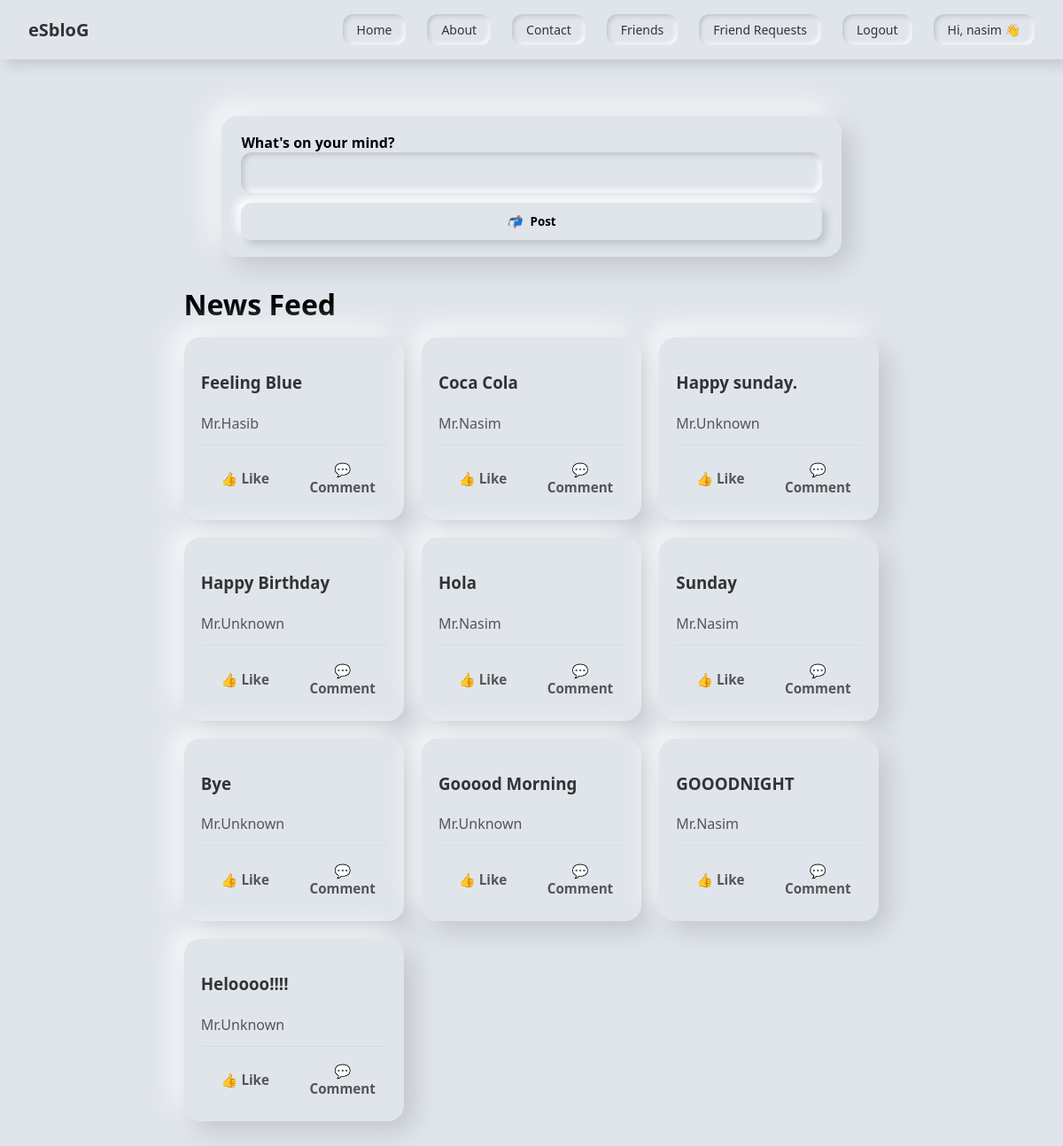
/dashboard/dash/ (signed in), run on the app's committed database.
### dashboard/models.py (models this page shows, shortened)
class Login_info_new_p(models.Model):
    fname = models.CharField(max_length=100,default="Mr.")
    lname = models.CharField(max_length=100,default="Unknown")
    email = models.EmailField(max_length=50)
    password = models.CharField(max_length=50)
    def __str__(self):
        return self.email

class User_posts(models.Model):
    id = models.AutoField(primary_key=True)
    u_name = models.ForeignKey(Login_info_new_p,on_delete=models.CASCADE)
    post = models.CharField(max_length=100)
    create_at = models.DateTimeField(auto_now_add=True)

### dashboard/views.py (the view)
# urls.py: path('dash/',views.demo,name="home"),
def demo(request):
    posts = User_posts.objects.all().order_by('-create_at')
    users = []
    U_posts = []
    for post in posts:
        log_user = Login_info_new_p.objects.get(email=post.u_name)
        u_name = log_user.fname + log_user.lname
        status = post.post
        U_posts.append(status)
        users.append(u_name)
    return render(request,"dashboard/landing_page.html",{"posts": zip(users,U_posts)})

### dashboard/templates/dashboard/landing_page.html (shortened to what this page needs)
{% include "dashboard/header.html" %}
<div class="page">
  <form id="loginForm" method="POST" action="{% url 'add_post' %}" class="card composer">
    <div class="input-group">
      <label>What's on your mind?</label>
      <input type="text" name="post" required />
    </div>
    <button type="submit" class="action-btn">
      <i>📬</i> Post
    </button>
  </form>
  <h1 style="margin: 1rem 0;">News Feed</h1>
  <div class="feed-grid">
    {% for name, post in posts %}
      <div class="post-card">
        <h3 class="username">{{post}}</h3>
        <p class="content">{{ name }}</p>
        <div class="actions">
          <button class="like-btn">👍 Like</button>
          <button class="comment-btn">💬 Comment</button>
        </div>
      </div>
    {% endfor %}
  </div>
</div>
{% include "dashboard/footer.html" %}

### dashboard/templates/dashboard/header.html (shortened to what this page needs)
{% load static %}
<!DOCTYPE html>
<html lang="en">
<head>
</head>
<body>
  <nav class="navbar" role="navigation" aria-label="main">
    <a class="logo" href="{% url 'home' %}">eSbloG</a>
    <ul>
      <li><a href="{% url 'home' %}">Home</a></li>
      <li><a href="{% url 'home' %}">About</a></li>
      <li><a href="{% url 'home' %}">Contact</a></li>
      {% if request.session.user_id %}
        <li><a href="{% url 'friends' %}">Friends</a></li>
        <li><a href="{% url 'friends_req' %}">Friend Requests</a></li>
        <li><a href="{% url 'logout' %}">Logout</a></li>
        <li><a href="">Hi, {{ request.session.name }} 👋</a></li>
      {% else %}
        <li><a href="{% url 'login' %}">Login</a></li>
      {% endif %}
    </ul>
  </nav>
  <div class="page-wrap">

### dashboard/templates/dashboard/header.html (style rules this page uses)
* { box-sizing: border-box; font-family: 'Segoe UI', sans-serif; }
body { background: #e0e5ec; display: flex; flex-direction: column; align-items: center; min-height: 100vh; margin: 0; }
.navbar { width: 100%; background: #e0e5ec; padding: 1rem 2rem; display: flex; justify-content: space-between; align-items: center; box-shadow: 5px 5px 15px #bec3c9, -5px -5px 15px #ffffff; position: sticky; top: 0; left: 0; z-index: 1000; }
.navbar .logo { font-size: 20px; font-weight: bold; color: #333; text-decoration: none; }
.navbar ul { list-style: none; display: flex; gap: 1.5rem; margin: 0; padding: 0; }
.navbar ul li { display: inline; }
.navbar ul li a { text-decoration: none; color: #333; padding: 0.5rem 1rem; border-radius: 12px; background: #e0e5ec; box-shadow: inset 2px 2px 5px #bec3c9, inset -2px -2px 5px #ffffff; font-size: 14px; transition: all 0.2s ease-in-out; display: inline-block; }
.page-wrap { width: 100%; display: flex; justify-content: center; padding: 2rem 1rem; }

### dashboard/templates/dashboard/landing_page.html (style rules this page uses)
.page { max-width: 1200px; margin: 2rem auto; padding: 0 16px; }
.card { background: #e0e5ec; padding: 1.2rem 1.4rem; border-radius: 18px; box-shadow: 10px 10px 30px #bec3c9, -10px -10px 30px #ffffff; }
.composer { margin-bottom: 2rem; max-width: 700px; margin-left: auto; margin-right: auto; }
.composer .input-group label { font-weight: 600; }
.composer .input-group input { width: 100%; padding: 0.8rem 1rem; border-radius: 12px; border: none; background: #e0e5ec; box-shadow: inset 3px 3px 6px #bec3c9, inset -3px -3px 6px #ffffff; font-size: 15px; }
.action-btn { width: 100%; padding: 0.75rem 1rem; border: none; margin-top: 0.7rem; border-radius: 12px; background: #e0e5ec; box-shadow: 5px 5px 10px #bec3c9, -5px -5px 10px #ffffff; font-weight: 700; cursor: pointer; }
.action-btn i { margin-right: 6px; }
.feed-grid { display: grid; gap: 20px; grid-template-columns: repeat(1, minmax(0, 1fr)); }
@media (min-width: 700px) { .feed-grid { grid-template-columns: repeat(2, 1fr); } }
@media (min-width: 1024px) { .feed-grid { grid-template-columns: repeat(3, 1fr); } }
.post-card { background: #e0e5ec; padding: 1.2rem; border-radius: 18px; box-shadow: 10px 10px 30px #bec3c9, -10px -10px 30px #ffffff; display: flex; flex-direction: column; justify-content: space-between; }
.username { font-weight: 700; margin-bottom: .35rem; color: #333; }
.content { color: #555; line-height: 1.5; margin-bottom: .75rem; }
.actions { display: flex; justify-content: space-between; border-top: 1px solid #d7dbe2; padding-top: .6rem; gap: 10px; }
.actions button { flex: 1; background: none; border: none; cursor: pointer; font-size: .95rem; font-weight: 600; color: #555; padding: .5rem .75rem; border-radius: 10px; transition: background .2s ease; }

### data on the page
Login_info_new_p: session.name "nasim"
User_posts: posts "Feeling Blue"
User_posts: posts "Coca Cola"
User_posts: posts "Happy sunday."
User_posts: posts "Happy Birthday"
User_posts: posts "Hola"
User_posts: posts "Sunday"
User_posts: posts "Bye"
User_posts: posts "Gooood Morning"
User_posts: posts "GOOODNIGHT"
User_posts: posts "Heloooo!!!!"

### other printed values
{{ name }} "Mr.Hasib" "Mr.Nasim" "Mr.Unknown" "Mr.Unknown" "Mr.Nasim" "Mr.Nasim" "Mr.Unknown" "Mr.Unknown" "Mr.Nasim" "Mr.Unknown"
